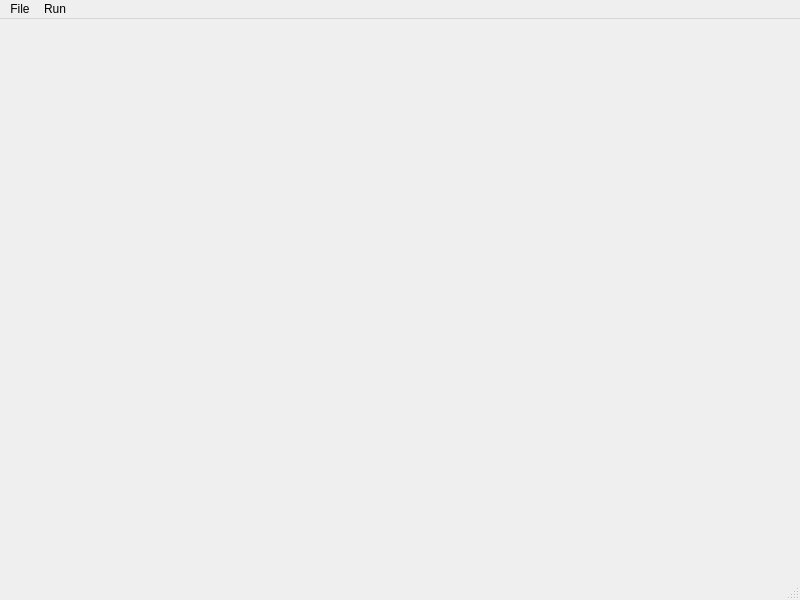
<?xml version="1.0" encoding="UTF-8"?>
<ui version="4.0">
 <class>MainWindow</class>
 <widget class="QMainWindow" name="MainWindow">
  <property name="geometry">
   <rect>
    <x>0</x>
    <y>0</y>
    <width>800</width>
    <height>600</height>
   </rect>
  </property>
  <property name="windowTitle">
   <string>MainWindow</string>
  </property>
  <widget class="QWidget" name="centralwidget"/>
  <widget class="QMenuBar" name="menubar">
   <property name="geometry">
    <rect>
     <x>0</x>
     <y>0</y>
     <width>800</width>
     <height>21</height>
    </rect>
   </property>
   <widget class="QMenu" name="menuFile">
    <property name="title">
     <string>File</string>
    </property>
    <addaction name="actionLoad_OpenSCENARIO"/>
   </widget>
   <widget class="QMenu" name="menuRun">
    <property name="title">
     <string>Run</string>
    </property>
    <addaction name="actionStart_Scenario"/>
    <addaction name="actionStop_Scenario"/>
   </widget>
   <addaction name="menuFile"/>
   <addaction name="menuRun"/>
  </widget>
  <widget class="QStatusBar" name="statusbar"/>
  <action name="actionLoad_OpenSCENARIO">
   <property name="text">
    <string>Load OpenSCENARIO</string>
   </property>
  </action>
  <action name="actionStart_Scenario">
   <property name="text">
    <string>Start Scenario</string>
   </property>
  </action>
  <action name="actionStop_Scenario">
   <property name="text">
    <string>Stop Scenario</string>
   </property>
  </action>
 </widget>
 <resources/>
 <connections/>
</ui>
